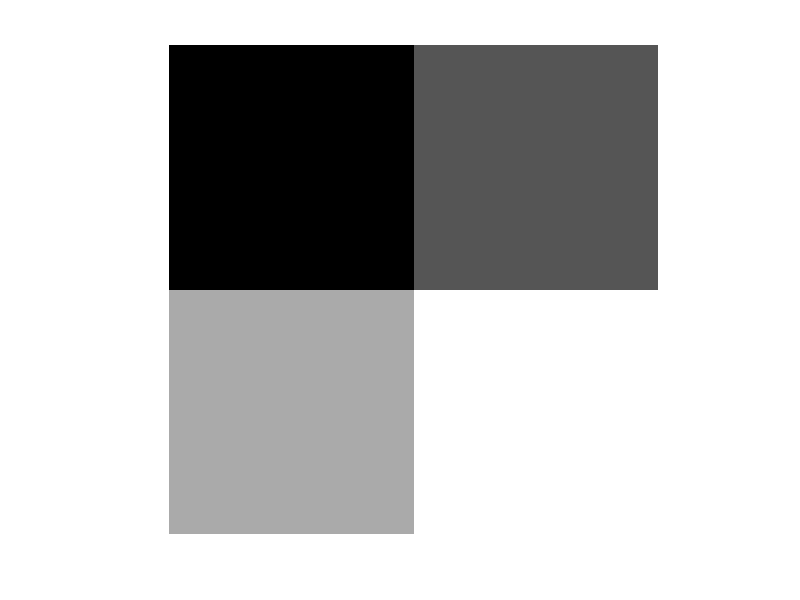

The MATLAB source for this figure:
clear;

locs = linspace(0,255,4);

sq1 = uint8(locs(1) * ones(64,64));
sq2 = uint8(locs(2) * ones(64,64));
sq3 = uint8(locs(3) * ones(64,64));
sq4 = uint8(locs(4) * ones(64,64));

sq = [sq1 sq2; sq3 sq4];

imshow(sq);